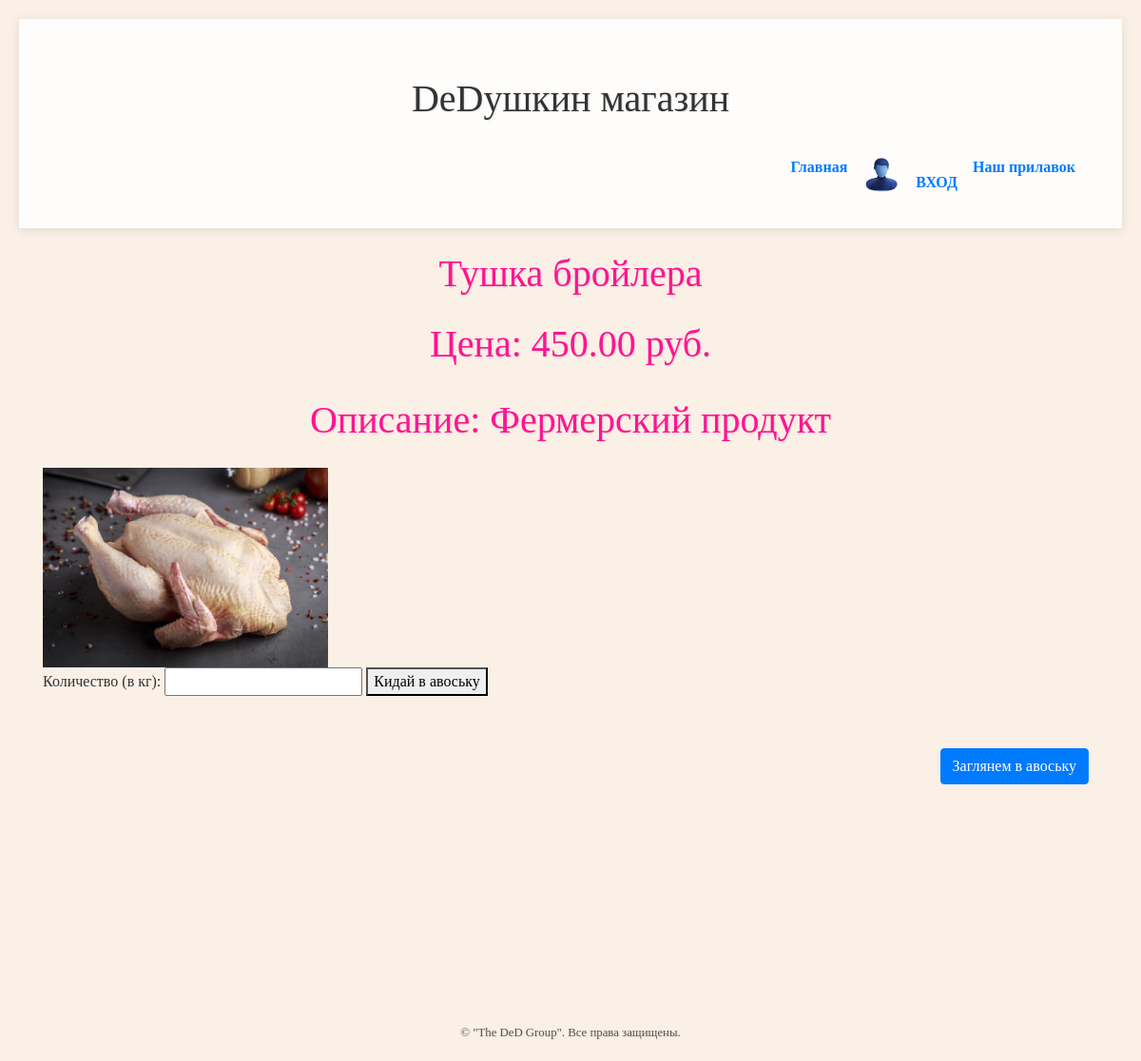
The page /products/1/ on the database its author committed.
### new_store/models.py (models this page shows, shortened)
class Product(models.Model):
    name = models.CharField(max_length=255, unique=True)
    description = models.TextField()
    price = models.DecimalField(max_digits=10, decimal_places=2)
    category = models.ForeignKey(Category, related_name='products', on_delete=models.CASCADE, null=True)  # Измените на Category
    image = models.ImageField(upload_to='products/', blank=True, null=True)
    stock = models.PositiveIntegerField()

### new_store/views.py (the view)
# urls.py: path('products/<int:pk>/', product_detail, name='product_detail'),
def product_detail(request, pk):
    product = get_object_or_404(Product, pk=pk)  # Получаем продукт по первичному ключу
    return render(request, 'new_store/product_detail.html', {'product': product})

### templates/new_store/product_detail.html (shortened to what this page needs)
{% extends 'new_store/base.html' %}
{% load static %}
{% block content %}
    <h1>{{ product.name }}</h1>
    <link rel="stylesheet" type="text/css" href="{% static 'style.css' %}">
    <p>Цена: {{ product.price }} руб.</p>
    <p>Описание: {{ product.description }}</p>
    {% if product.image %}
        <img src="{{ product.image.url }}" alt="{{ product.name }}" style="max-width: 300px;">
    {% endif %}
    <form action="{% url 'add_to_cart' product.pk %}" method="post">
        <label for="quantity">Количество (в кг):</label>
        <input type="number" name="quantity" id="quantity" min="1" step="0.1" required>
        <button type="submit" class="add-to-cart-button">Кидай в авоську</button>
    </form>
    <div class="container" style="position: relative; min-height: 300px;">
        <div class="navigation mb-3 d-flex flex-column align-items-end" style="position: absolute; top: 10px; right: 10px;">
            <a href="{% url 'cart_view' %}" class="btn btn-primary mb-2">Заглянем в авоську</a>
        </div>
    </div>
{% endblock %}

### static/style.css (style rules this page uses)
body { font-family: 'Times New Roman', serif; background-color: Linen; margin: 0; padding: 20px; }
h1 { text-align: center; color: #FF1493; font-size: 2.5em; margin-bottom: 20px; text-shadow: 1px 1px 2px rgba(0, 0, 0, 0.1); }

### templates/new_store/base.html (style rules this page uses)
body { font-family: 'Roboto', sans-serif; background: #f0f4f8; color: #333; }
.container { margin-top: 40px; }

### rows shown on the page
Product: name "Тушка бройлера", price "450.00", description "Фермерский продукт", image (picture)
